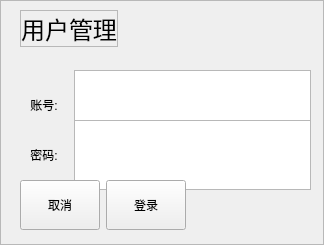
<?xml version="1.0" encoding="UTF-8"?>
<ui version="4.0">
 <class>Frame</class>
 <widget class="QFrame" name="Frame">
  <property name="geometry">
   <rect>
    <x>0</x>
    <y>0</y>
    <width>324</width>
    <height>245</height>
   </rect>
  </property>
  <property name="windowTitle">
   <string>Frame</string>
  </property>
  <property name="frameShape">
   <enum>QFrame::StyledPanel</enum>
  </property>
  <property name="frameShadow">
   <enum>QFrame::Raised</enum>
  </property>
  <widget class="QWidget" name="horizontalLayoutWidget">
   <property name="geometry">
    <rect>
     <x>20</x>
     <y>70</y>
     <width>291</width>
     <height>41</height>
    </rect>
   </property>
   <layout class="QHBoxLayout" name="horizontalLayout" stretch="1,5">
    <property name="sizeConstraint">
     <enum>QLayout::SetMinimumSize</enum>
    </property>
    <item>
     <widget class="QLabel" name="label">
      <property name="text">
       <string>账号:</string>
      </property>
      <property name="alignment">
       <set>Qt::AlignCenter</set>
      </property>
     </widget>
    </item>
    <item>
     <widget class="QTextEdit" name="textEdit"/>
    </item>
   </layout>
  </widget>
  <widget class="QWidget" name="horizontalLayoutWidget_2">
   <property name="geometry">
    <rect>
     <x>20</x>
     <y>120</y>
     <width>291</width>
     <height>41</height>
    </rect>
   </property>
   <layout class="QHBoxLayout" name="horizontalLayout_2" stretch="1,5">
    <property name="sizeConstraint">
     <enum>QLayout::SetMinimumSize</enum>
    </property>
    <item>
     <widget class="QLabel" name="label_2">
      <property name="text">
       <string>密码:</string>
      </property>
      <property name="alignment">
       <set>Qt::AlignCenter</set>
      </property>
     </widget>
    </item>
    <item>
     <widget class="QTextEdit" name="textEdit_2"/>
    </item>
   </layout>
  </widget>
  <widget class="QWidget" name="horizontalLayoutWidget_3">
   <property name="geometry">
    <rect>
     <x>20</x>
     <y>180</y>
     <width>291</width>
     <height>51</height>
    </rect>
   </property>
   <layout class="QHBoxLayout" name="horizontalLayout_3">
    <property name="sizeConstraint">
     <enum>QLayout::SetFixedSize</enum>
    </property>
    <item>
     <widget class="QPushButton" name="pushButton_2">
      <property name="minimumSize">
       <size>
        <width>0</width>
        <height>50</height>
       </size>
      </property>
      <property name="text">
       <string>取消</string>
      </property>
     </widget>
    </item>
    <item>
     <widget class="QPushButton" name="pushButton">
      <property name="minimumSize">
       <size>
        <width>0</width>
        <height>50</height>
       </size>
      </property>
      <property name="text">
       <string>登录</string>
      </property>
     </widget>
    </item>
   </layout>
  </widget>
  <widget class="QWidget" name="horizontalLayoutWidget_4">
   <property name="geometry">
    <rect>
     <x>20</x>
     <y>10</y>
     <width>291</width>
     <height>41</height>
    </rect>
   </property>
   <layout class="QHBoxLayout" name="horizontalLayout_4">
    <property name="sizeConstraint">
     <enum>QLayout::SetFixedSize</enum>
    </property>
    <item>
     <widget class="QLabel" name="label_3">
      <property name="sizePolicy">
       <sizepolicy hsizetype="Minimum" vsizetype="Preferred">
        <horstretch>0</horstretch>
        <verstretch>0</verstretch>
       </sizepolicy>
      </property>
      <property name="minimumSize">
       <size>
        <width>0</width>
        <height>30</height>
       </size>
      </property>
      <property name="font">
       <font>
        <pointsize>18</pointsize>
       </font>
      </property>
      <property name="frameShape">
       <enum>QFrame::StyledPanel</enum>
      </property>
      <property name="lineWidth">
       <number>0</number>
      </property>
      <property name="text">
       <string>用户管理</string>
      </property>
      <property name="alignment">
       <set>Qt::AlignCenter</set>
      </property>
     </widget>
    </item>
   </layout>
  </widget>
 </widget>
 <resources/>
 <connections/>
</ui>
